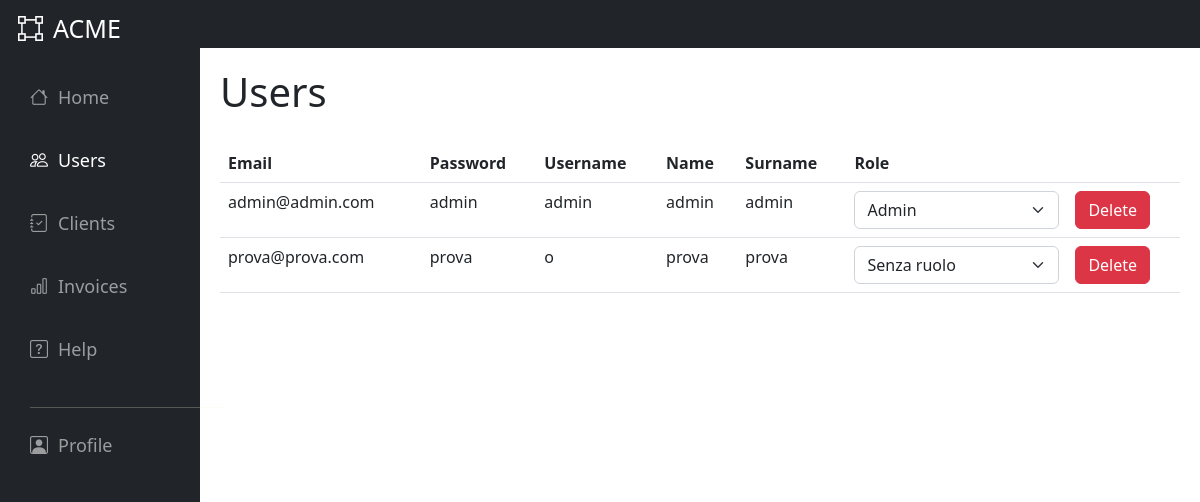
Page /FRONT END/dashboard/all_users.php (signed in) on the earlier database version.
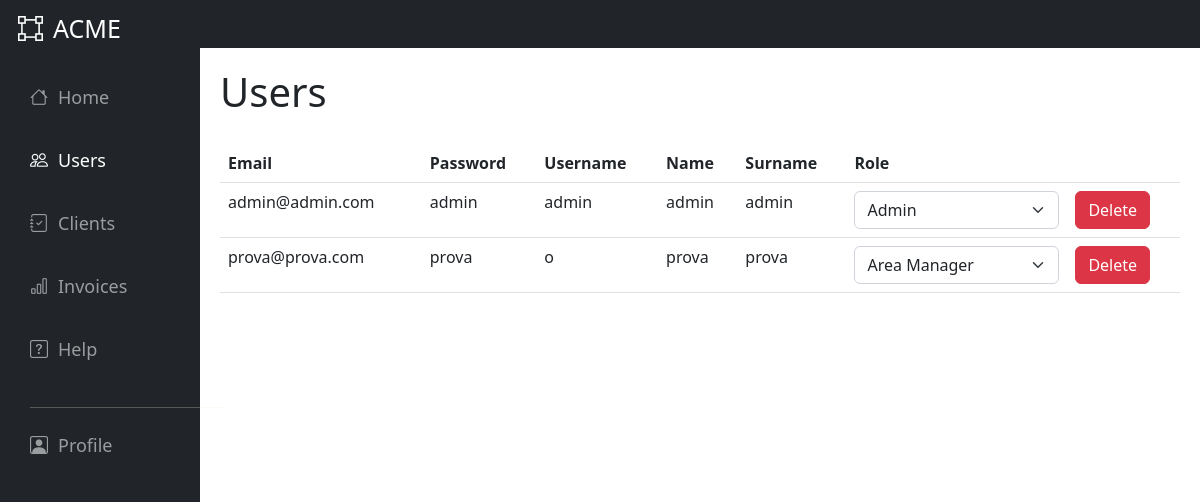
Same page on the later database version.
### tables this page shows
CREATE TABLE `user` (
  `ID_User` int(11) NOT NULL,
  `Email` varchar(30) NOT NULL,
  `Password` varchar(30) NOT NULL,
  `Username` varchar(20) NOT NULL,
  `Name` varchar(20) NOT NULL,
  `Surname` varchar(20) NOT NULL,
  `Role` varchar(15) NOT NULL
);

### FRONT END/dashboard/all_users.php (the view, shortened to what this page needs)
<?php
include("../../BACK END/connect.php");
?>
<html>
<head>
    <link href="https://cdn.jsdelivr.net/npm/bootstrap@5.2.3/dist/css/bootstrap.min.css" rel="stylesheet"
>
    <link rel="stylesheet" href="https://cdn.jsdelivr.net/npm/bootstrap-icons@1.3.0/font/bootstrap-icons.css">
</head>
<body class="d-flex flex-column" style="min-height: 100vh">
    <?php if (isset($_SESSION["id"]) && isset($_SESSION["ruolo"])) {
        if ($_SESSION["ruolo"] == "Admin") { ?>
            <div class="container-fluid">
                <div class="row">
                    <div class="col-12 bg-dark vh-10 show d-none d-md-block overflow-hidden"
                        style="color: white;padding-left: 18px;padding-top: 10px;font-size: 25px; width:100%;">
                        <i class="bi bi-bounding-box"></i><span>ACME</span>
                    </div>
                </div>
                <div class="row">
                    <div class="col-md-2 col-lg-2 col-xl-2 bg-dark collapse d-md-block text-nowrap"
                        style="color: beige; padding-right: 10px; align-items: center;" id="nav">
                        <div class="vh-100">
                            <div class="navbar navbar-dark bg-dark">
                                <div class="align-middle" style="font-size: 18px; padding-left: 18px; padding-top: 20px;">
                                    <ul class="navbar-nav">
                                        <li class="nav-item" style="padding-bottom: 20px;">
                                            <a class="nav-link" aria-current="page" href="admin-dashboard.php"><i
                                                    class="bi bi-house"></i>Home</a>
                                        </li>
                                        <li class="nav-item" style="padding-bottom: 20px;">
                                            <a class="nav-link active" aria-current="page" href="#"><i
                                                    class="bi bi-people"></i>Users</a>
                                        </li>
                                        <li class="nav-item" style="padding-bottom: 20px;">
                                            <a class="nav-link" href="#"><i class="bi bi-journal-check"></i>Clients</a>
                                        </li>
                                        <li class="nav-item" style="padding-bottom: 20px;">
                                            <a class="nav-link" href="invoice.php"><i class="bi bi-bar-chart"></i>Invoices</a>
                                        </li>
                                        <li class="nav-item" style="padding-bottom: 20px;">
                                            <a class="nav-link" href="#"><i class="bi bi-question-square"></i>Help</a>
                                        </li>
                                        <hr style="width: 200%; background-color: white;">
                                        <li class="nav-item">
                                            <a class="nav-link" href="#"><i class="bi bi-person-square"></i></i>Profile</a>
                                        </li>
                                    </ul>
                                </div>
                            </div>
                        </div>
                    </div>
                    <div class="col-md-10 col-lg-10 col-xl-10" style="background-color: white; padding:20px">
                        <h1>Users</h1>
                        <div class="overflow-auto" style="padding-top:20px">
                            <table class="table">
                                <thead>
                                    <tr>
                                        <th scope="col">Email</th>
                                        <th scope="col">Password</th>
                                        <th scope="col">Username</th>
                                        <th scope="col">Name</th>
                                        <th scope="col">Surname</th>
                                        <th scope="col">Role</th>
                                        <th scope="col"></th>
                                    </tr>
                                </thead>
                                <tbody>
                                    <?php
                                    $result = mysqli_query($connect, "SELECT * from user");
                                    if (mysqli_num_rows($result)) {
                                        while ($user = mysqli_fetch_array($result)) {
                                            ?>
                                            <tr>
                                                <td>
                                                    <?= $user["Email"]; ?>
                                                </td>
                                                <td>
                                                    <?= $user["Password"]; ?>
                                                </td>
                                                <td>
                                                    <?= $user["Username"]; ?>
                                                </td>
                                                <td>
                                                    <?= $user["Name"]; ?>
                                                </td>
                                                <td>
                                                    <?= $user["Surname"]; ?>
                                                </td>
                                                <td>
                                                    <select class="form-select" aria-label="Default select example" name="role"
                                                        id=<?= $user["ID_User"]; ?> onchange='changeRole(<?= $user["ID_User"]; ?>)'>
                                                        <?php
                                                        if ($user["Role"] == "NULL") {
                                                            echo "
                                                        <option selected>Senza ruolo</option>
                                                        <option value='Admin'>Admin</option>
                                                        <option value='Commercial'>Commercial</option>
                                                        <option value='Area Manager'>Area Manager</option>
                                                        <option value='Administration'>Administration</option>";
                                                        } elseif ($user["Role"] == "Administration") {
                                                            echo "
                                                        <option selected>Administration</option>
                                                        <option value='Admin'>Admin</option>
                                                        <option value='Commercial'>Commercial</option>
                                                        <option value='Area Manager'>Area Manager</option>";
                                                        } elseif ($user["Role"] == "Admin") {
                                                            echo "
                                                <option selected>Admin</option>
                                                <option value='Commercial'>Commerciale</option>
                                                <option value='Area Manager'>Area Manager</option>
                                                <option value='Administration'>Administration</option>";
                                                        } elseif ($user["Role"] == "Commercial") {
                                                            echo "
                                                <option selected>Commercial</option>
                                                <option value='Admin'>Admin</option>
                                                <option value='Area Manager'>Area Manager</option>
                                                <option value='Administration'>Administration</option>";
                                                        } elseif ($user["Role"] == "Area Manager"){
                                                            echo "
                                                <option selected>Area Manager</option>
                                                <option value='Admin'>Admin</option>
                                                <option value='Administration'>Administration</option>";
                                                        }
                                                        ?>
                                                    </select>
                                                </td>
                                                <td>
                                                    <button type="button" class="btn btn-danger">Delete</button>
                                                </td>
                                            </tr>
                                            <?php
                                        }
                                    }
                                    ?>
                                </tbody>
                            </table>
                        </div>
                    </div>
                </div>
            </div>
            <?php
        }
    } else {
        echo "Access denied";
    } ?>
</body>
</html>

### FRONT END/dashboard/all_users.php (style rules this page uses)
body { font-family: system-ui, -apple-system, BlinkMacSystemFont, 'Segoe UI', Roboto, Oxygen, Ubuntu, Cantarell, 'Open Sans', 'Helvetica Neue', sans-serif; }
i { padding-right: 10px; }

Differences in the rows shown:
changed user "prova@prova.com": role "Senza ruolo" → "Area Manager"
